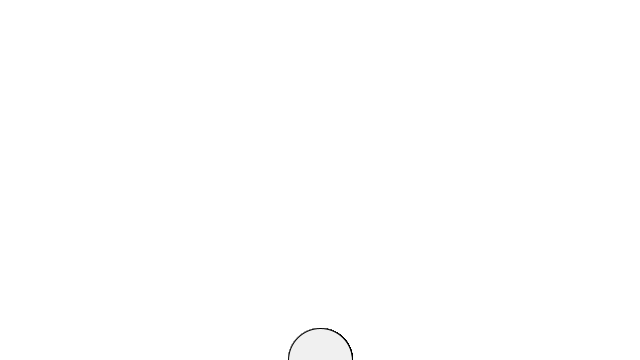
Frame 1 (no input)
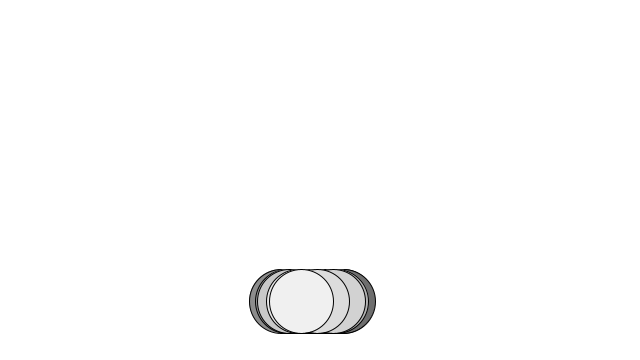
Frame 60 (the mouse pressed at the canvas centre just before this capture)
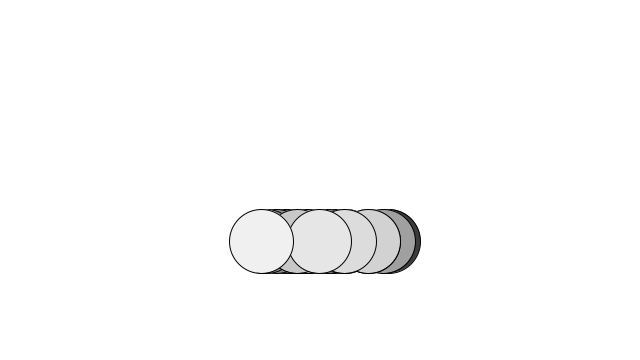
Frame 120 (the mouse held since frame 60 and released just before this capture)

The Processing sketch that drew these frames (run headless with seeded random() and noise(); from frame 60 on, the mouse is pressed at the canvas centre):

// Processing sketch: Arrays
// ── Arrays.pde
Bubble b0 ;
Bubble b1 ;

Bubble[] bubbles=new Bubble[20] ;
void setup(){
  size(640,360);
  //bubbles[0]=new Bubble(64) ;
  //bubbles[1]=new Bubble(74) ;
  
  for(int i=0;i<bubbles.length;i++){
    bubbles[i]=new Bubble(64) ;
  }
}

void draw(){
  background(255) ;
  //bubbles[0].display(255,0,0) ;
  //bubbles[0].ascend() ;
  //bubbles[0].top() ;
  
  //bubbles[1].display(0,255,0) ;
  //bubbles[1].ascend() ;
  //bubbles[1].top() ;
  
  for(int i=0;i<bubbles.length;i++){
    bubbles[i].display(10*i+50,10*i+50,10*i+50) ;
    bubbles[i].ascend() ;
    bubbles[i].top() ;
  }
}

// ── Bubble_Class.pde
class Bubble{
  float x, y, diameter ;
  
  Bubble(float diameter){
    x=width/2 ;
    y=height ;
    this.diameter=diameter ;
  }
  
  void display(float r,float g, float b){
    stroke(0) ;
    fill(r,g,b) ;
    ellipse(x,y,diameter,diameter);
  }
  
  void ascend(){
    y-- ;
    x+=random(-5,5) ;
  }
  
  void top(){
    if(y<diameter/2){
      y=diameter/2 ;
    }
  }
}
